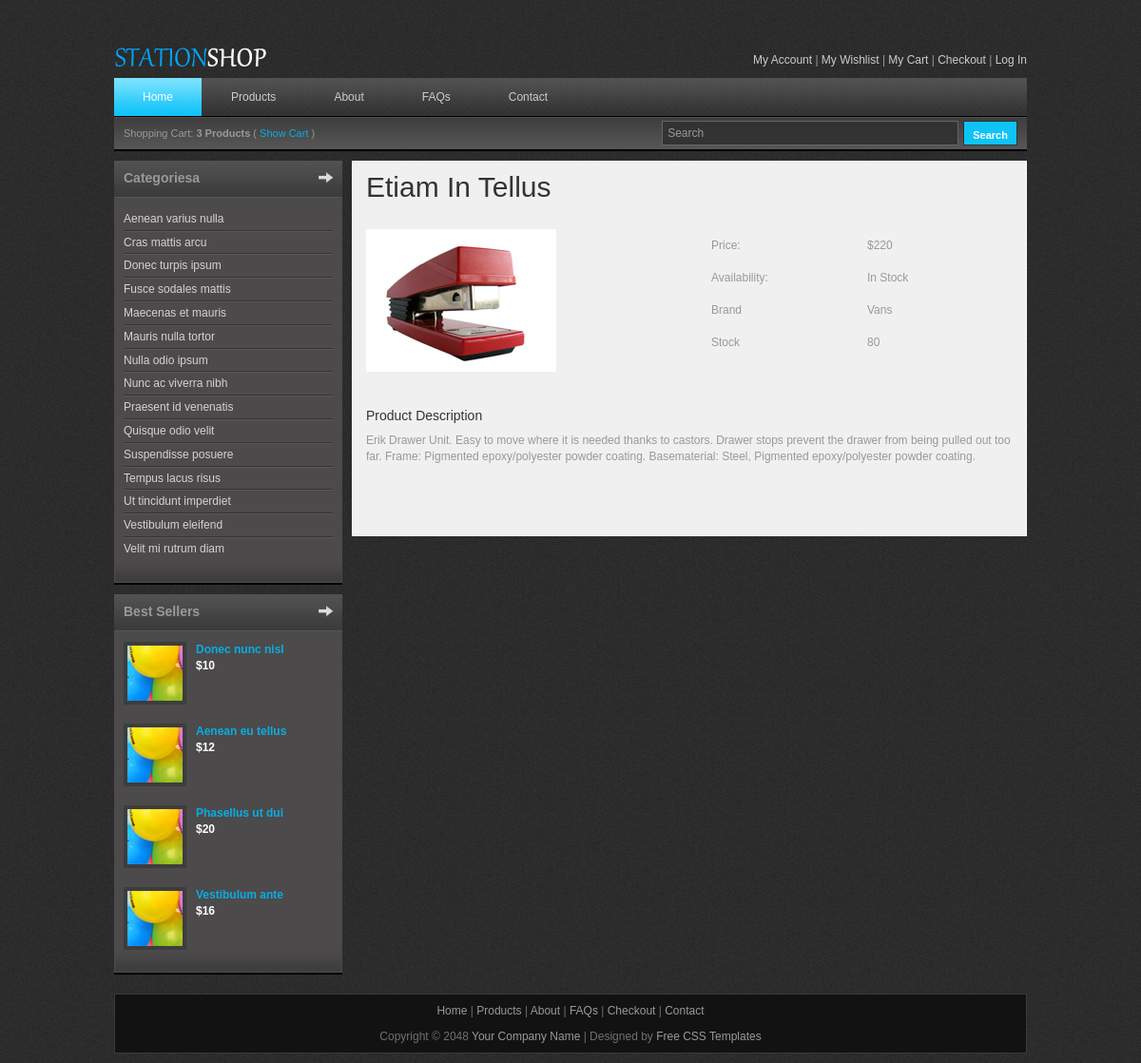
Screenshot of /productdetail/8 with the database file from the repository.
### tables this page shows
CREATE TABLE `product_tbl` (
  `product_id` int(11) NOT NULL,
  `product_name` varchar(20) NOT NULL,
  `product_description` text NOT NULL,
  `gambar` varchar(20) NOT NULL,
  `price` int(10) NOT NULL,
  `stock` int(10) NOT NULL,
  `brand` varchar(250) NOT NULL
);

### application/controllers/Products.php (called while the page is built, shortened)
<?php
class Products extends CI_Controller {
	public function __construct() {
		$this->load->model("ProductsModel");
		$this->load->library("pagination");
	}
	public function productDetail($product_id) {
		$data["content_page"]="product_detail_content";
		$data["product_data"]=$this->ProductsModel->getProductDetail($product_id);
		$this->load->view("index",$data);
	}
}

### index.php (called while the page is built, shortened)
<?php
require_once BASEPATH.'core/CodeIgniter.php';

### application/models/ProductsModel.php (called while the page is built, shortened)
<?php
	class ProductsModel extends CI_Model {
		public function getProductDetail($product_id) {
			$sql = "SELECT * FROM product_tbl WHERE product_id=" . $product_id;
			$query = $this->db->query($sql);
			return $query->row();
		}
	}

### application/views/product_detail_content.php (the view)
<h1>Etiam In Tellus</h1>
<?php if (isset($product_data)) { ?>
            <div class="content_half float_l">
        	<a  rel="lightbox[portfolio]" href="<?php echo base_url(); ?>images/product/<?php echo $product_data->gambar; ?>"><img src="<?php echo base_url(); ?>images/product/<?php echo $product_data->gambar; ?>" alt="Image 01" /></a>
            </div>
            <div class="content_half float_r">
				<table>
                    <tr>
                        <td height="30" width="160">Price:</td>
                        <td>$<?php echo $product_data->price; ?></td>
                    </tr>
                    <tr>
                        <td height="30">Availability:</td>
                        <td>In Stock</td>
                    </tr>
                    <tr>
                        <td height="30">Brand</td>
                        <td><?php echo $product_data->brand; ?></td>
                    </tr>
                    <tr><td height="30">Stock</td><td><?php echo $product_data->stock; ?></td></tr>
                </table>
                <div class="cleaner h20"></div>
			</div>
            <div class="cleaner h30"></div>
            <h5>Product Description</h5>
            <p><?php echo $product_data->product_description; ?></p>
            <div class="cleaner h50"></div>
<?php } ?>

### css/templatemo_style.css (style rules this page uses)
body { margin: 0; padding: 0; color: #999; font-family: Tahoma, Geneva, sans-serif; font-size: 12px; line-height: 1.4em; background-color: #2e2e2e; background-repeat: repeat; background-image: url(../images/templatemo_body.jpg) }
p { margin: 0 0 10px 0; padding: 0; }
img { border: none; }
h1, h2, h3, h4, h5, h6 { color: #333; font-weight: normal; }
h1 { font-size: 30px; margin: 0 0 30px; padding: 5px 0; }
h5 { font-size: 14px; margin: 0 0 10px; padding: 0; }
.cleaner { clear: both }
.h20 { height: 20px }
.h30 { height: 30px }
.h50 { height: 50px }
.float_l { float: left }
.float_r { float: right }
.content_half { width: 320px; }

### rows the page displays
product_tbl: gambar (picture), price "220", brand "Vans", stock "80", product_description "Erik Drawer Unit. Easy to move where it is needed thanks to castors. Drawer stops prevent the drawer from being pulled out too far. Frame: Pigmented epoxy/polyester powder coating. Basematerial: Steel, Pigmented epoxy/polyester powder coating."
